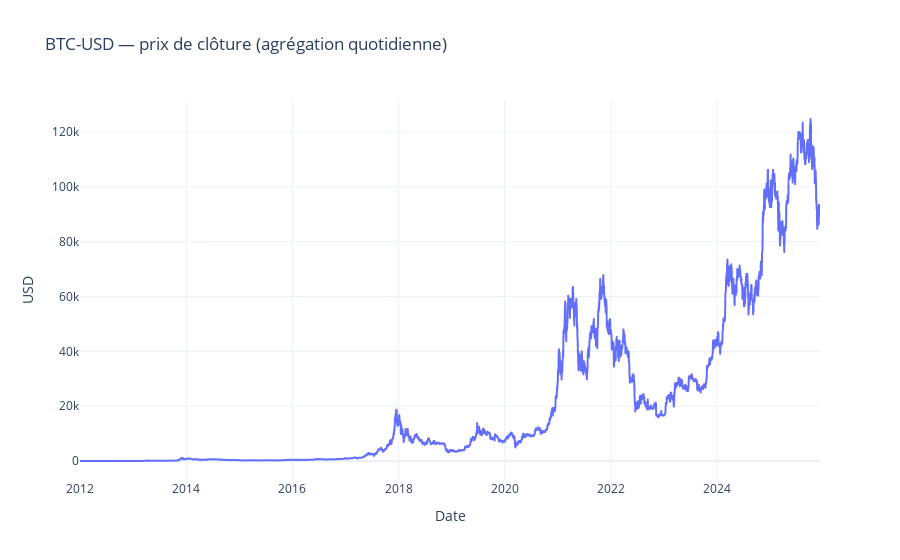

Notebook code cell kept with this figure:
### Code cell
# Visualisation interactive (Plotly)
daily_reset = daily_features.reset_index()
fig = px.line(
    daily_reset,
    x="Date",
    y="Close",
    title="BTC-USD — prix de clôture (agrégation quotidienne)",
    labels={"Date": "Date", "Close": "USD"}
 )
fig.update_layout(template="plotly_white")
fig.show()

### Figure 1 — Plotly figure (JSON) as saved in the notebook; plotly's stock layout.template omitted (floating-point values rounded to 4 significant figures; data arrays with more than 128 entries replaced by an {"elided": "..."} marker saying what was removed)
{"data": [{"hovertemplate": "Date=%{x}<br>USD=%{y}<extra></extra>", "legendgroup": "", "line": {"color": "#636efa", "dash": "solid"}, "marker": {"symbol": "circle"}, "mode": "lines", "name": "", "showlegend": false, "type": "scattergl", "x": {"elided": "5093 str values"}, "xaxis": "x", "y": {"elided": "5093 float values"}, "yaxis": "y"}], "layout": {"legend": {"tracegroupgap": 0}, "title": {"text": "BTC-USD — prix de clôture (agrégation quotidienne)"}, "xaxis": {"anchor": "y", "domain": [0, 1], "title": {"text": "Date"}}, "yaxis": {"anchor": "x", "domain": [0, 1], "title": {"text": "USD"}}}}
